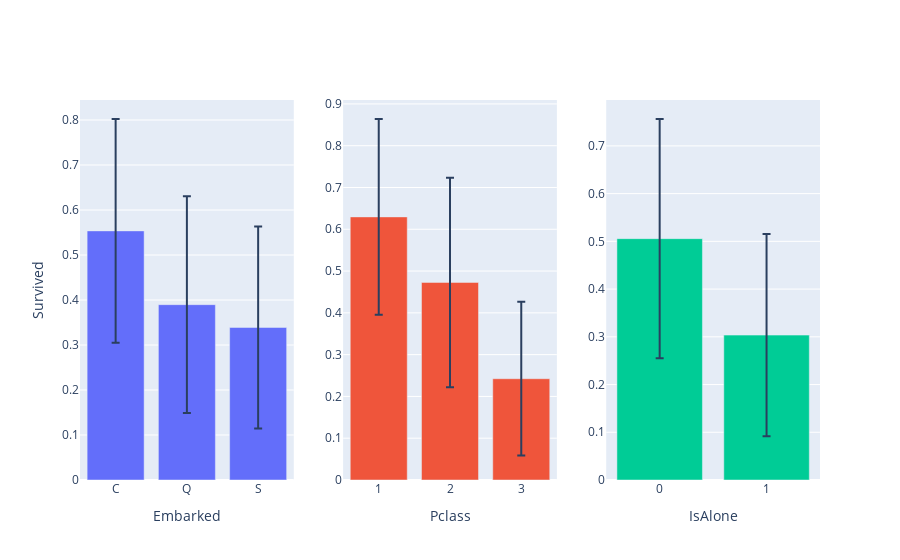

Notebook cell for this chart:
### Code cell
bar_cols = ['Embarked','Pclass','IsAlone']
from mc_plot import mc_df_bar
mc_df_bar(data_test, bar_cols, 'Survived')

### Figure 1 — Plotly figure (JSON) as saved in the notebook; plotly's stock layout.template omitted (floating-point values rounded to 4 significant figures)
{"data": [{"error_y": {"array": [0.2486, 0.2409, 0.2244], "type": "data"}, "showlegend": false, "type": "bar", "x": ["C", "Q", "S"], "xaxis": "x", "y": [0.5536, 0.3896, 0.339], "yaxis": "y"}, {"error_y": {"array": [0.2343, 0.2506, 0.184], "type": "data"}, "showlegend": false, "type": "bar", "x": ["1", "2", "3"], "xaxis": "x2", "y": [0.6296, 0.4728, 0.2424], "yaxis": "y2"}, {"error_y": {"array": [0.2507, 0.2118], "type": "data"}, "showlegend": false, "type": "bar", "x": ["0", "1"], "xaxis": "x3", "y": [0.5056, 0.3035], "yaxis": "y3"}], "layout": {"xaxis": {"anchor": "y", "domain": [0, 0.2889], "title": {"text": "Embarked"}}, "xaxis2": {"anchor": "y2", "domain": [0.3556, 0.6444], "title": {"text": "Pclass"}}, "xaxis3": {"anchor": "y3", "domain": [0.7111, 1], "title": {"text": "IsAlone"}}, "yaxis": {"anchor": "x", "domain": [0, 1], "title": {"text": "Survived"}}, "yaxis2": {"anchor": "x2", "domain": [0, 1]}, "yaxis3": {"anchor": "x3", "domain": [0, 1]}}}
